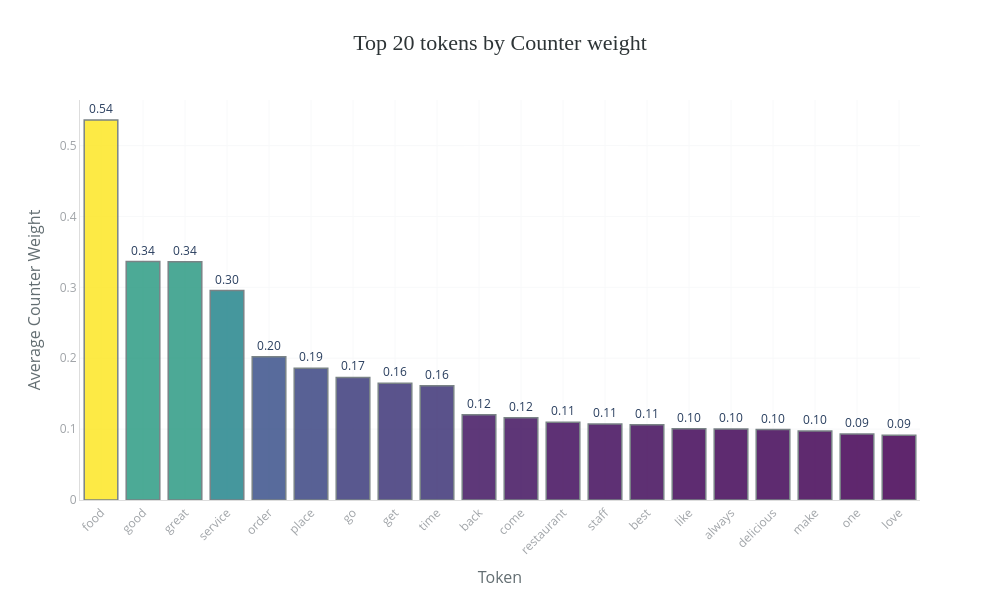

Notebook source saved alongside this figure:
### Code cell
counter_means = counter_df.mean(axis=0).sort_values(ascending=False).head(20)
counter_top_df = pd.DataFrame({
    'token': counter_means.index,
    'counter_weight': counter_means.values
})
bar_chart(
    data=counter_top_df,
    x='token',
    y='counter_weight',
    title='Top 20 tokens by Counter weight',
    labels={'token': 'Token', 'counter_weight': 'Average Counter Weight'},
    top_n=20
)

### Figure 1 — Plotly figure (JSON) as saved in the notebook; plotly's stock layout.template omitted (floating-point values rounded to 4 significant figures)
{"data": [{"alignmentgroup": "True", "hovertemplate": "Token=%{x}<br>Average Counter Weight=%{marker.color}<br>text=%{text}<extra></extra>", "legendgroup": "", "marker": {"color": [0.536, 0.3363, 0.336, 0.2955, 0.202, 0.186, 0.1729, 0.1648, 0.1613, 0.1203, 0.1159, 0.1098, 0.1072, 0.106, 0.1006, 0.09999, 0.0993, 0.09749, 0.09304, 0.09138], "coloraxis": "coloraxis", "line": {"color": "#636E72", "width": 1.5}, "opacity": 0.85, "pattern": {"shape": ""}}, "name": "", "offsetgroup": "", "orientation": "v", "showlegend": false, "text": ["0.54", "0.34", "0.34", "0.30", "0.20", "0.19", "0.17", "0.16", "0.16", "0.12", "0.12", "0.11", "0.11", "0.11", "0.10", "0.10", "0.10", "0.10", "0.09", "0.09"], "textposition": "outside", "texttemplate": "%{text}", "type": "bar", "x": ["food", "good", "great", "service", "order", "place", "go", "get", "time", "back", "come", "restaurant", "staff", "best", "like", "always", "delicious", "make", "one", "love"], "xaxis": "x", "y": [0.536, 0.3363, 0.336, 0.2955, 0.202, 0.186, 0.1729, 0.1648, 0.1613, 0.1203, 0.1159, 0.1098, 0.1072, 0.106, 0.1006, 0.09999, 0.0993, 0.09749, 0.09304, 0.09138], "yaxis": "y"}], "layout": {"barmode": "relative", "coloraxis": {"colorbar": {"title": {"text": "Average Counter Weight"}}, "colorscale": [[0, "#440154"], [0.25, "#3b528b"], [0.5, "#21908d"], [0.75, "#5dc962"], [1, "#fde725"]], "showscale": false}, "height": 600, "legend": {"tracegroupgap": 0}, "margin": {"b": 100, "l": 80, "r": 80, "t": 100}, "paper_bgcolor": "white", "plot_bgcolor": "white", "showlegend": false, "title": {"font": {"color": "#2D3436", "family": "Arial Black", "size": 22}, "text": "Top 20 tokens by Counter weight", "x": 0.5, "xanchor": "center"}, "width": 1000, "xaxis": {"anchor": "y", "domain": [0, 1], "gridcolor": "#F8F9FA", "linecolor": "#DDD", "showgrid": true, "tickangle": -45, "tickfont": {"color": "#A0A4A8", "size": 12}, "title": {"font": {"color": "#636E72", "size": 16}, "text": "Token"}}, "yaxis": {"anchor": "x", "domain": [0, 1], "gridcolor": "#F8F9FA", "linecolor": "#DDD", "showgrid": true, "tickfont": {"color": "#A0A4A8", "size": 12}, "title": {"font": {"color": "#636E72", "size": 16}, "text": "Average Counter Weight"}}}}
